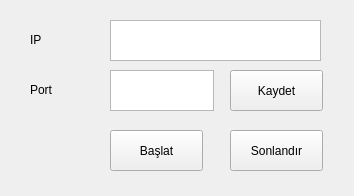
<?xml version="1.0" encoding="UTF-8"?>
<ui version="4.0">
 <class>Form</class>
 <widget class="QWidget" name="Form">
  <property name="geometry">
   <rect>
    <x>0</x>
    <y>0</y>
    <width>354</width>
    <height>196</height>
   </rect>
  </property>
  <property name="windowTitle">
   <string>Form</string>
  </property>
  <widget class="QTextEdit" name="textEdit">
   <property name="geometry">
    <rect>
     <x>110</x>
     <y>20</y>
     <width>211</width>
     <height>41</height>
    </rect>
   </property>
  </widget>
  <widget class="QTextEdit" name="textEdit_2">
   <property name="geometry">
    <rect>
     <x>110</x>
     <y>70</y>
     <width>104</width>
     <height>41</height>
    </rect>
   </property>
  </widget>
  <widget class="QPushButton" name="pushButton">
   <property name="geometry">
    <rect>
     <x>230</x>
     <y>70</y>
     <width>93</width>
     <height>41</height>
    </rect>
   </property>
   <property name="text">
    <string>Kaydet</string>
   </property>
  </widget>
  <widget class="QPushButton" name="pushButton_2">
   <property name="geometry">
    <rect>
     <x>110</x>
     <y>130</y>
     <width>93</width>
     <height>41</height>
    </rect>
   </property>
   <property name="text">
    <string>Başlat</string>
   </property>
  </widget>
  <widget class="QPushButton" name="pushButton_3">
   <property name="geometry">
    <rect>
     <x>230</x>
     <y>130</y>
     <width>93</width>
     <height>41</height>
    </rect>
   </property>
   <property name="text">
    <string>Sonlandır</string>
   </property>
  </widget>
  <widget class="QLabel" name="label">
   <property name="geometry">
    <rect>
     <x>30</x>
     <y>30</y>
     <width>63</width>
     <height>20</height>
    </rect>
   </property>
   <property name="text">
    <string>IP</string>
   </property>
  </widget>
  <widget class="QLabel" name="label_2">
   <property name="geometry">
    <rect>
     <x>30</x>
     <y>80</y>
     <width>63</width>
     <height>20</height>
    </rect>
   </property>
   <property name="text">
    <string>Port</string>
   </property>
  </widget>
 </widget>
 <resources/>
 <connections/>
</ui>
